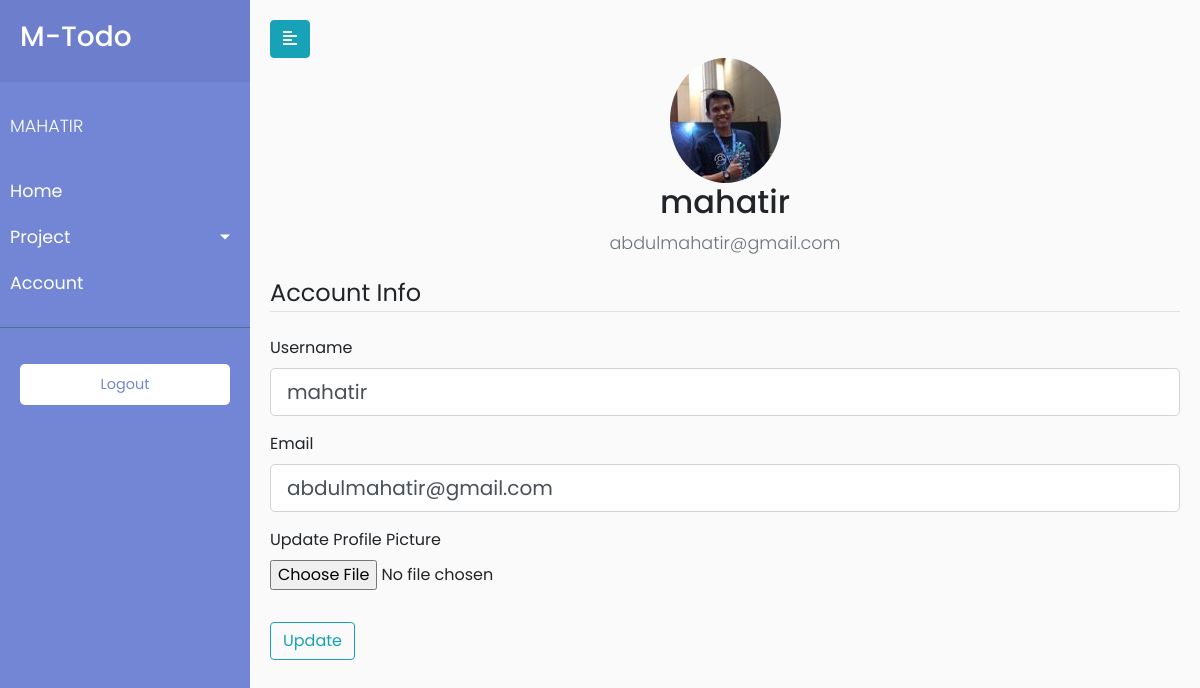
Page /account (signed in) on the committed database.
### todaApp/models.py (models this page shows, shortened)
class User(db.Model, UserMixin):
    id = db.Column(db.Integer, primary_key=True)
    username = db.Column(db.String(20), unique=True, nullable=False)
    email = db.Column(db.String(120), unique=True, nullable=False)
    image_file = db.Column(db.String(20), nullable=False, default='default.jpg')
    password = db.Column(db.String(60), nullable=False)
    task = db.relationship('Task', backref='author', lazy=True, cascade="all, delete, delete-orphan")
    project = db.relationship('Project', backref='author', lazy=True, cascade="all, delete, delete-orphan")

### todaApp/routes.py (the view)
@app.route("/account", methods=['GET', 'POST'])
@login_required
def account():
    form = UpdateAccountForm()
    if form.validate_on_submit():
        if form.picture.data :
            try :
                current_picture = os.path.join(app.root_path, 'static/img/profile_pict', current_user.image_file)
                os.remove(current_picture)
            except:
                pass
            picture_file= save_picture(form.picture.data)
            current_user.image_file = picture_file
        current_user.username = form.username.data
        current_user.email = form.email.data
        db.session.commit()
        return redirect(url_for('account'))
    elif request.method == 'GET':
        form.username.data =  current_user.username
        form.email.data = current_user.email
    image_file = url_for('static', filename='img/profile_pict/'+current_user.image_file)
    projects = Project.query.filter_by(user=current_user.id).all()
    return render_template('account.html', image_file=image_file, form=form, projects=projects)

### todaApp/forms.py (shortened to what this page needs)
class UpdateAccountForm(FlaskForm):
    username = StringField('Username',
                           validators=[DataRequired(), Length(min=2, max=20)])
    email = StringField('Email',
                        validators=[DataRequired(), Email()])
    picture = FileField('Update Profile Picture', validators=[FileAllowed(['jpg', 'png'])])
    submit = SubmitField('Update')

### todaApp/models.py (called while the page is built)
@login_manager.user_loader
def load_user(user_id):
    return User.query.get(int(user_id))

### todaApp/templates/account.html (shortened to what this page needs)
{% extends "layout.html" %}
{% block content %}
<div class="wrapper">
    {% include 'sidebar.html' %}
    <div id="account">
        <div class="toggler">
            <button type="button" id="sidebarCollapse" class="btn btn-info">
                <i class="fas fa-align-left"></i>
            </button>
        </div>
        <div class="media-account">
            <img class="rounded-circle account-img" src="{{ image_file }}">
            <div class="media-body">
                <h2 class="account-heading">{{ current_user.username }}</h2>
                <p class="text-secondary">{{ current_user.email }}</p>
            </div>
        </div>
        <form method="POST" action="" enctype="multipart/form-data">
            <fieldset class="form-group">
                <legend class="border-bottom mb-4">Account Info</legend>
                <div class="form-group">
                    {{ form.username.label(class="form-control-label") }}
                    {% if form.username.errors %}
                    {{ form.username(class="form-control form-control-lg is-invalid") }}
                    <div class="invalid-feedback">
                        {% for error in form.username.errors %}
                        <span>{{ error }}</span>
                        {% endfor %}
                    </div>
                    {% else %}
                    {{ form.username(class="form-control form-control-lg") }}
                    {% endif %}
                </div>
                <div class="form-group">
                    {{ form.email.label(class="form-control-label") }}
                    {% if form.email.errors %}
                    {{ form.email(class="form-control form-control-lg is-invalid") }}
                    <div class="invalid-feedback">
                        {% for error in form.email.errors %}
                        <span>{{ error }}</span>
                        {% endfor %}
                    </div>
                    {% else %}
                    {{ form.email(class="form-control form-control-lg") }}
                    {% endif %}
                </div>
                <div class="form-group">
                    {{ form.picture.label() }}
                    {{ form.picture(class="form-control-file") }}
                </div>
            </fieldset>
            <div class="form-group">
                {{ form.submit(class="btn btn-outline-info") }}
            </div>
        </form>
    </div>
</div>
{% endblock content %}

### todaApp/templates/sidebar.html (shortened to what this page needs)
<nav id="sidebar">
    <div class="sidebar-header">
        <h3>M-Todo</h3>
    </div>
    <ul class="list-unstyled components">
        <p>{{current_user.username | upper}}</p>
        <li>
            <a href="{{ url_for('home')}}">Home</a>
        </li>
        <li>
            <a href="#pageSubmenu" data-toggle="collapse" aria-expanded="false" class="dropdown-toggle">Project</a>
        </li>
        <li>
            <a href="{{ url_for('account')}}">Account</a>
        </li>
    </ul>
    <ul class="list-unstyled CTAs">
        <li>
            <a href="{{url_for('logout')}}" class="download">Logout</a>
        </li>
    </ul>
</nav>

### todaApp/static/css/all.css (style rules this page uses)
.fa-align-left:before { content: "\f036"; }

### todaApp/static/css/style.css (style rules this page uses)
body { font-family: 'Poppins', sans-serif; background: #fafafa; overflow-y: auto; }
p { font-family: 'Poppins', sans-serif; font-size: 1.1em; font-weight: 300; line-height: 1.7em; color: #999; }
a, a:hover, a:focus { color: inherit; text-decoration: none; transition: all 0.3s; }
.wrapper { display: flex; width: 100%; align-items: stretch; }
#sidebar { min-width: 250px; max-width: 250px; background: #7386D5; color: #fff; transition: all 0.3s; }
#sidebar .sidebar-header { padding: 20px; background: #6d7fcc; }
#sidebar ul.components { padding: 20px 0; border-bottom: 1px solid #47748b; }
#sidebar ul p { color: #fff; padding: 10px; }
#sidebar ul li a { padding: 10px; font-size: 1.1em; display: block; }
a[data-toggle="collapse"] { position: relative; }
.dropdown-toggle::after { display: block; position: absolute; top: 50%; right: 20px; transform: translateY(-50%); }
ul.CTAs { padding: 20px; }
ul.CTAs a { text-align: center; font-size: 0.9em !important; display: block; border-radius: 5px; margin-bottom: 5px; }
a.download { background: #fff; color: #7386D5; }
#new-project, #new-task, #project-single, #account, #content { width: 100%; padding: 20px; min-height: 100vh; transition: all 0.3s; }
.btn:not(:disabled):not(.disabled) { cursor: pointer }
.btn { position: relative; transition: color 0.15s, background-color 0.15s, border-color 0.15s, box-shadow 0.15s }
.btn { position: relative; transition: color 0.15s, background-color 0.15s, border-color 0.15s, box-shadow 0.15s; outline: none !important }
.media-account { display: flex; justify-content: center; align-items: center; flex-direction: column; }
.account-heading { text-align: center; }

### rows in the picture
User: username "MAHATIR", username "mahatir", email "abdulmahatir@gmail.com"
